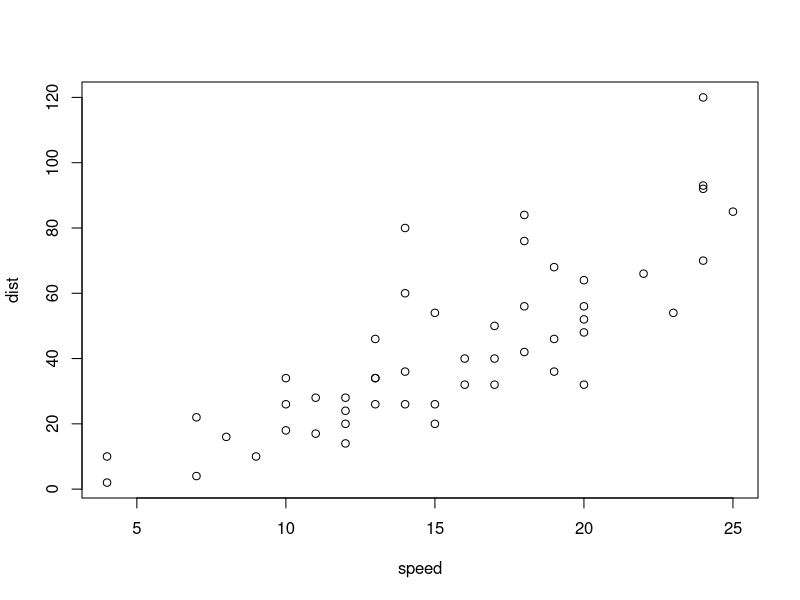
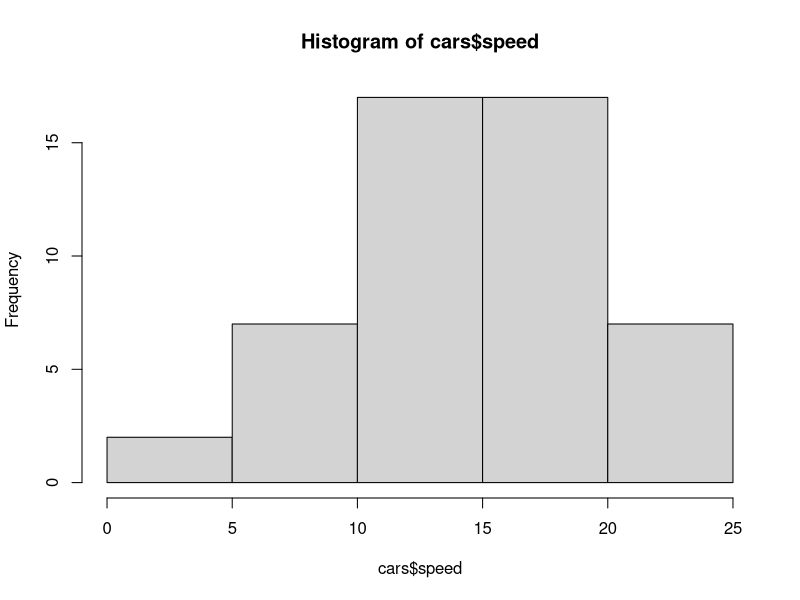
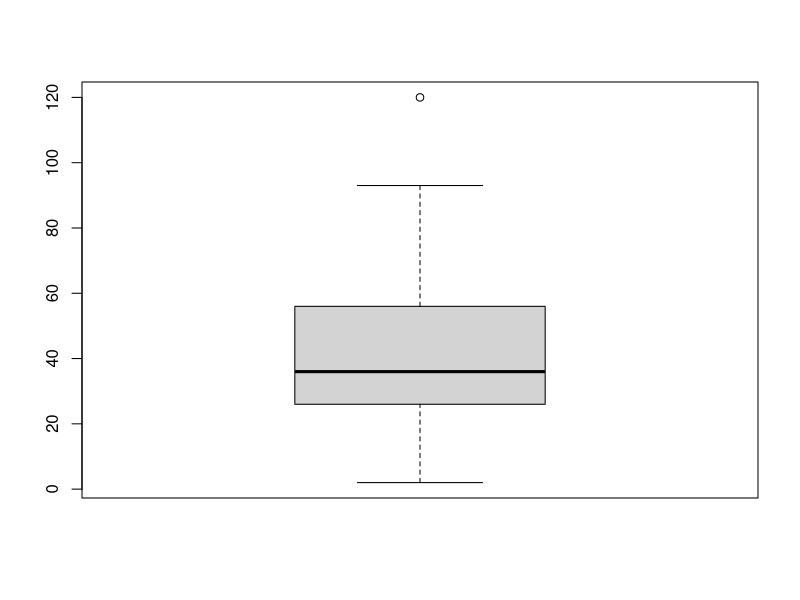
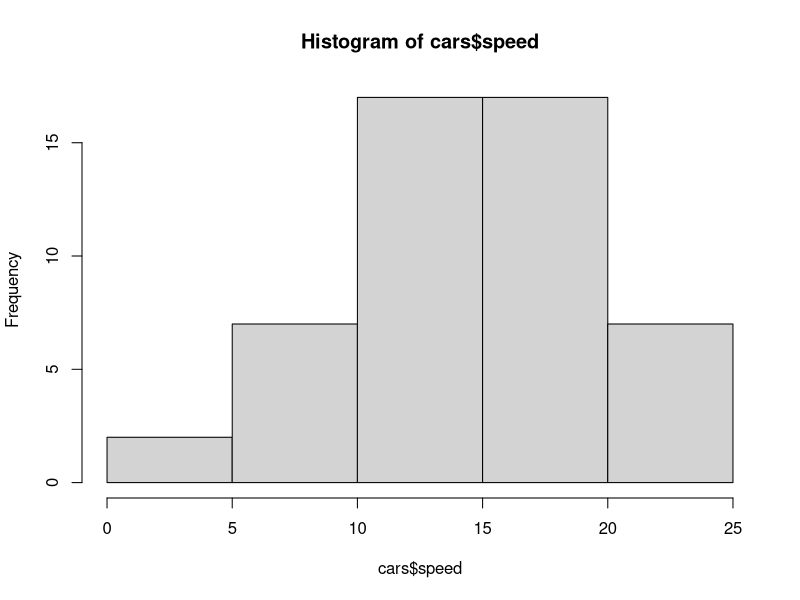
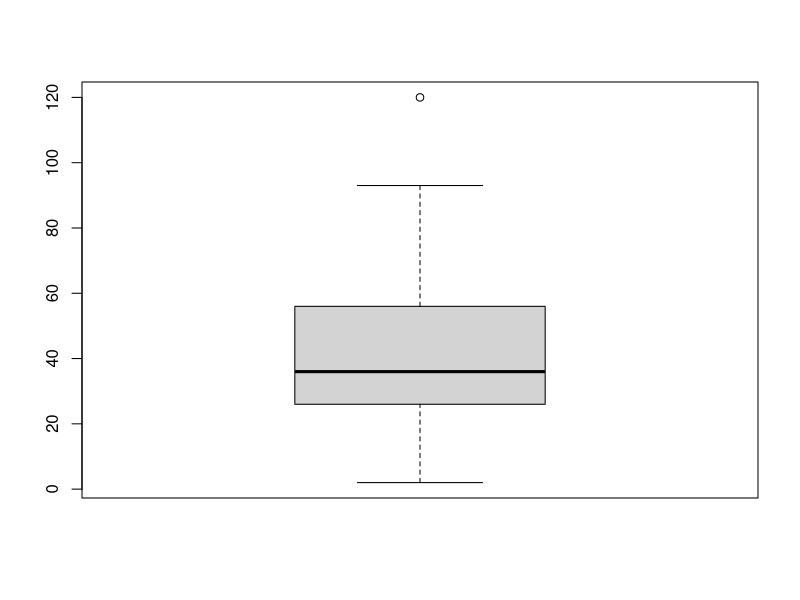
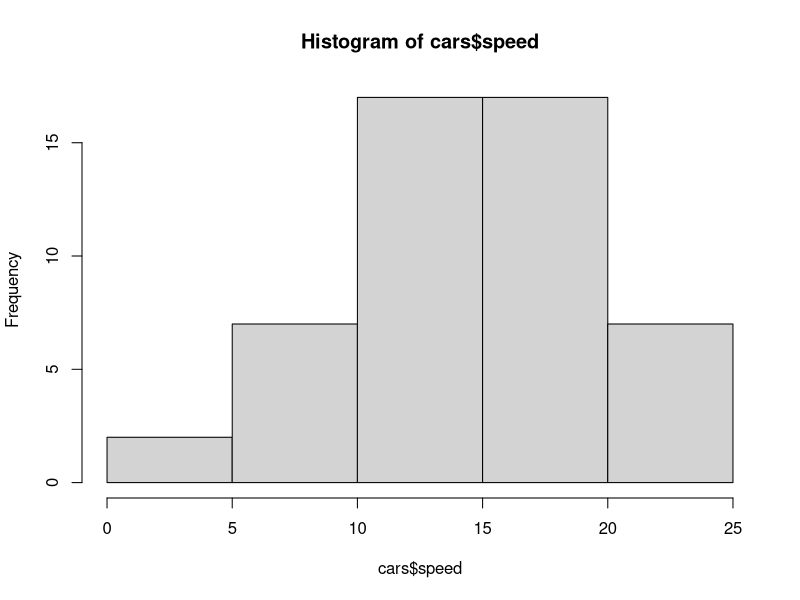

Write R code to recreate these figures, in order.
## ---- chunk 1
data(cars)
str(cars)
summary(cars)
plot(cars)
## ---- chunk 2
hist(cars$speed)
boxplot(cars$dist)
## ---- chunk 3
hist(cars$speed)
boxplot(cars$dist)
## ---- chunk 4
hist(cars$speed)
boxplot
